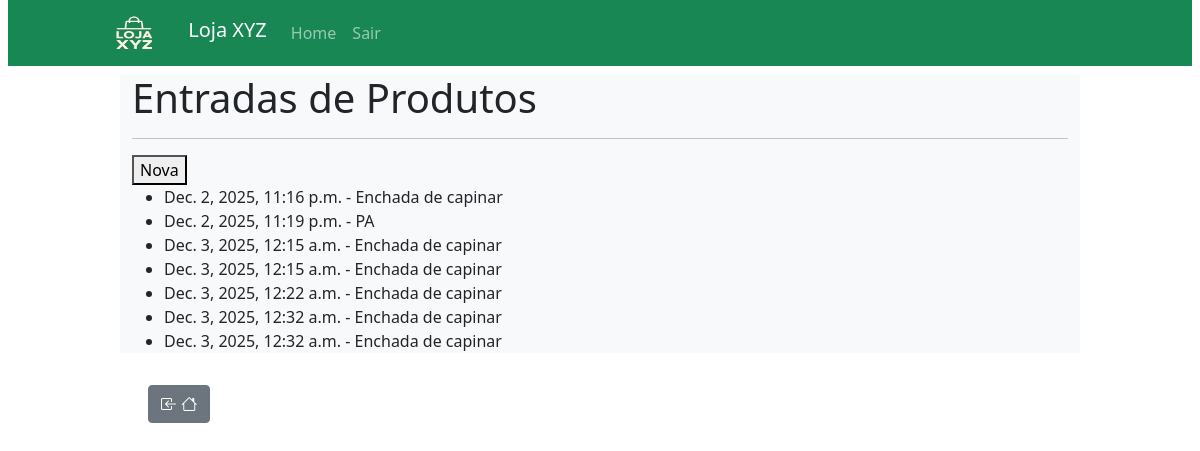
The page /entradas (signed in) on the database its author committed.
### estoque_app/models.py (models this page shows, shortened)
class EntradaProduto(models.Model):
    fornecedor = models.ForeignKey(Fornecedor, on_delete=models.CASCADE, related_name='entradas')
    produto = models.ForeignKey(Produto, on_delete=models.CASCADE, related_name='entrada')
    quantidade = models.IntegerField()
    data_entrada = models.DateTimeField(auto_now_add=True)

class Produto(models.Model):
    nome = models.CharField(max_length=100)
    descricao = models.TextField(blank=True, null=True)
    quantidade_estoque = models.IntegerField()
    categoria = models.ForeignKey(Categoria, on_delete=models.CASCADE, related_name='produtos')

### estoque_app/views.py (the view)
# urls.py: path('entradas', views.entrada, name = 'entrada'),
@login_required
def entrada(request):
    entradas = EntradaProduto.objects.all().order_by('data_entrada')
    contexto = {'entradas': entradas}
    return render(request,'entrada/entradas.html', contexto)

### estoque_app/templates/entrada/entradas.html (shortened to what this page needs)
{% extends 'base.html' %}
{% block conteudo %}
<h1>Entradas de Produtos</h1>
<hr>
<a href="{% url 'nova_entrada' %}"><button>Nova</button></a>
<div class="entradas-lista">
    <ul>
        {% for entrada in entradas %}
        <li>{{ entrada.data_entrada }} - {{ entrada.produto.nome}}</li>
        {% empty %}
        <li>Nenhuma entrada encontrada.</li>
        {% endfor %}
    </ul>
</div>
{% endblock %}

### rows shown on the page
EntradaProduto: data_entrada "Dec. 2, 2025, 11:16 p.m.", produto.nome "Enchada de capinar"
EntradaProduto: data_entrada "Dec. 2, 2025, 11:19 p.m.", produto.nome "PA"
EntradaProduto: data_entrada "Dec. 3, 2025, 12:15 a.m.", produto.nome "Enchada de capinar"
EntradaProduto: data_entrada "Dec. 3, 2025, 12:15 a.m.", produto.nome "Enchada de capinar"
EntradaProduto: data_entrada "Dec. 3, 2025, 12:22 a.m.", produto.nome "Enchada de capinar"
EntradaProduto: data_entrada "Dec. 3, 2025, 12:32 a.m.", produto.nome "Enchada de capinar"
EntradaProduto: data_entrada "Dec. 3, 2025, 12:32 a.m.", produto.nome "Enchada de capinar"
